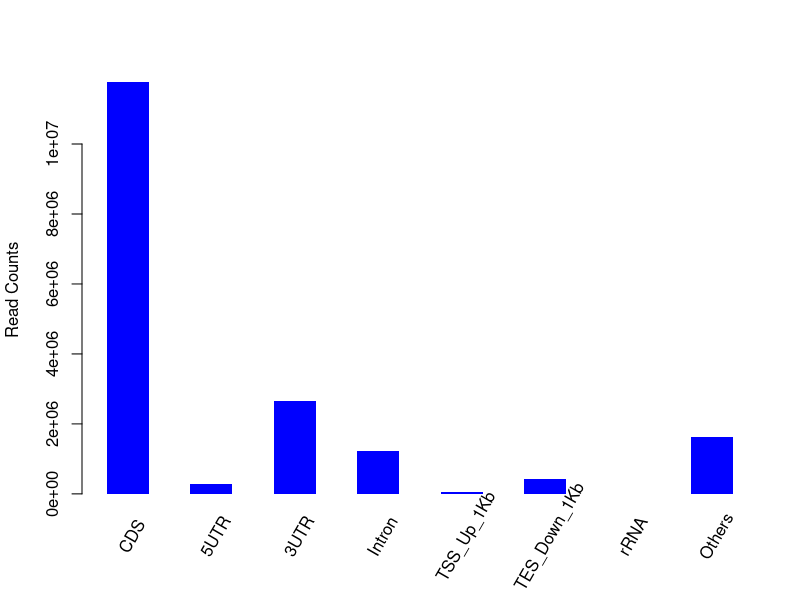

Source code (R):
png("/rds/user/is460/hpc-work/muscle-rnaseq/ezbamqc/output/figs/srpk3_hom_ttnb_wt_7.read_distr.png",width=500,height=500,units="px")
M=c(11772446,274103,2645537,1237936,61950,429726,1660,1629410)
Mname=c("CDS","5UTR","3UTR","Intron","TSS_Up_1Kb","TES_Down_1Kb","rRNA","Others")
val = barplot(M,xlab="",space=1,ylab="Read Counts",col="blue",border="NA")
text(x=seq(val[1],val[8],by=2),y=rep(0,8),srt=60,adj=0,offset=2,pos=1,xpd=T,labels=Mname)
dev.state = dev.off()
